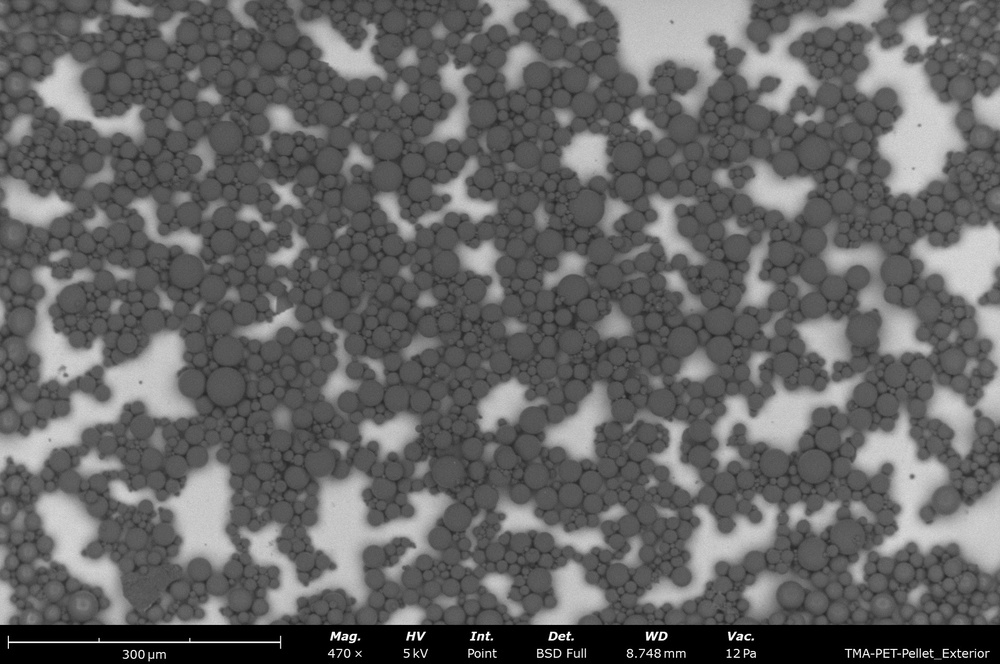
#> input picture Images/PDVB Butanol 4% wt to vol (2).jpeg, 1000 x 664 px, shrunk from 1920 x 1275 before the run, found by its file name
$ jupyter execute RDF_Analysis.ipynb
#> lines starting #> are read from the running program, lines starting #| are printed output that depends on the picture; after the words box and inside, x2 and y2 are one past the last pixel; in counts of white or black regions, pixels touching at a corner belong together
# Radial Distribution Function

[cell 1]
import numpy as np
import matplotlib.pyplot as plt
import cv2
from scipy.spatial import distance_matrix

# Load the image in grayscale
image_path = '/workspaces/Python_Physics/Images/PDVB Butanol 4% wt to vol (2).jpeg'  # Update with your image path
image = cv2.imread(image_path, cv2.IMREAD_GRAYSCALE)
#> image is the input picture: shape (664, 1000); min 0, max 255, mean 101.2

# Apply binary threshold to highlight particles
_, thresholded_img = cv2.threshold(image, 100, 255, cv2.THRESH_BINARY)
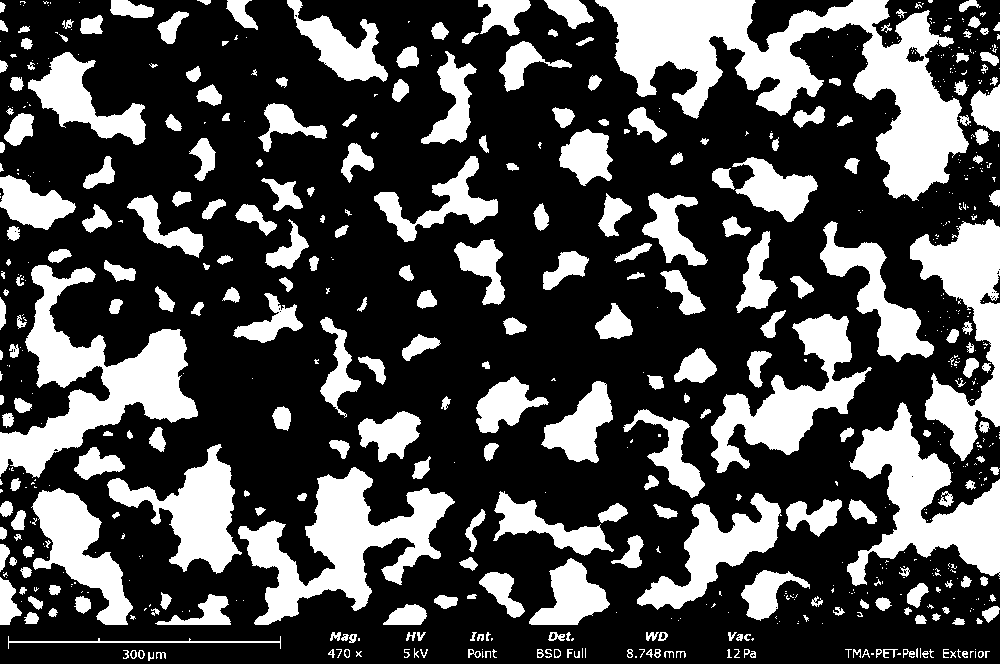
#> thresholded_img: shape (664, 1000); 30.2% white; 683 white regions (394 under 20 px)

# Find contours in the thresholded image
contours, _ = cv2.findContours(thresholded_img, cv2.RETR_EXTERNAL, cv2.CHAIN_APPROX_SIMPLE)
#> contours = 680 contours, 438 with area under 20; largest, box (x1, y1, x2, y2) and area: (595, 0, 969, 201) 26383, (0, 265, 198, 478) 13848, (238, 467, 455, 625) 12346, (847, 402, 1000, 586) 10938, (910, 219, 1000, 461) 8972

# Extract the center of each particle (contour)
particles = []
for contour in contours:
    M = cv2.moments(contour)
    if M["m00"] != 0:
        cX = int(M["m10"] / M["m00"])
        cY = int(M["m01"] / M["m00"])
        particles.append([cX, cY])
#> this loop made 680 passes
#> (contour, cX, cY) on passes 1, 2, 3, 18, 53, 59, 60: ([[635, 656], [635, 657], [636, 657], [636, 656]], 635, 656), ([[898, 653], [897, 654], [900, 654], [900, 653]], 898, 653), ([[871, 653], [871, 654], [873, 654], [873, 653]], 872, 653), ([[482, 651], [482, 657], [483, 656], [482, 655]], 482, 656), ([[917, 648], [916, 649], [916, 656], [917, 657]], 916, 652), ([[491, 638], [491, 640], [492, 639], [492, 638]], 491, 638), ([[358, 638], [358, 640], [359, 640], [359, 638]], 358, 639)
#> (cX, cY) on passes 4, 5, 6, 7, 9, 10: (161, 654), (149, 656), (985, 653), (980, 653), (970, 651), (964, 653)
#> after the loop, particles = 402 pairs, first value 0 to 998, second value 0 to 656

particles = np.array(particles)

# Function to compute RDF
def radial_distribution_function(particles, max_radius, bin_width):
    """
    Compute the Radial Distribution Function (RDF) or Pair Correlation Function.
    Parameters:
    - particles: List of particle positions.
    - max_radius: The maximum distance to compute RDF.
    - bin_width: The width of the distance bins for RDF computation.
    """
#> called with particles = array of shape (402, 2), max_radius = 200, bin_width = 5
    distances = distance_matrix(particles, particles)
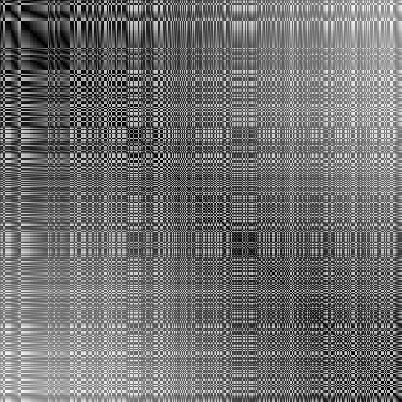
#> distances: shape (402, 402) float64; min 0, max 1177.7, mean 522.4; drawn with min black and max white
    num_particles = len(particles)
#> num_particles = 402
    rdf_hist = np.zeros(int(max_radius / bin_width))
    radii = np.arange(0, max_radius, bin_width)

    for i in range(num_particles):
        for j in range(i + 1, num_particles):
            dist = distances[i, j]
            if dist < max_radius:
                bin_index = int(dist // bin_width)
                rdf_hist[bin_index] += 2  # Count both particles (i, j) and (j, i)
#> after the loop, rdf_hist = 40 values, max 754 at index 39, min 22 at index 0, mean 512.1

    # Normalize RDF by the shell area and particle density
    area_density = num_particles / (image.shape[0] * image.shape[1])
#> area_density = 0.000605
    for k in range(len(radii)):
        shell_area = np.pi * ((radii[k] + bin_width)**2 - radii[k]**2)
        rdf_hist[k] /= (shell_area * area_density * num_particles)
#> after the loop, rdf_hist = 40 values, max 2.54 at index 3, min 0.495 at index 38, mean 0.902

    return radii, rdf_hist

# Parameters for RDF
max_radius = 200  # Maximum radius to consider for RDF
bin_width = 5     # Width of each radial bin

# Compute the RDF
radii, rdf = radial_distribution_function(particles, max_radius, bin_width)
#> radii = 40 values from 0 to 195; rdf has the same summary as rdf_hist in radial_distribution_function

# Plot the RDF
plt.plot(radii, rdf, label='RDF')
plt.xlabel('Radius (pixels)')
plt.ylabel('g(r)')
plt.title('Radial Distribution Function (RDF)')
plt.legend()
plt.show()
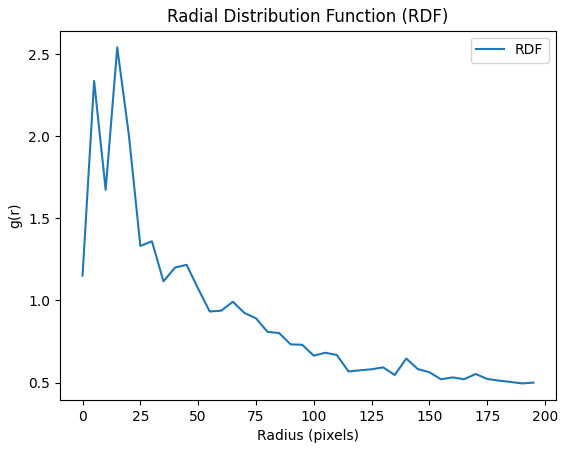
#> figure drawn by matplotlib, 1 panel; curve peaks at x = 15, y = 2.54

$ run again, with Images/PDVB Butanol 4% wt to vol (1).jpeg copied over Images/PDVB Butanol 4% wt to vol (2).jpeg
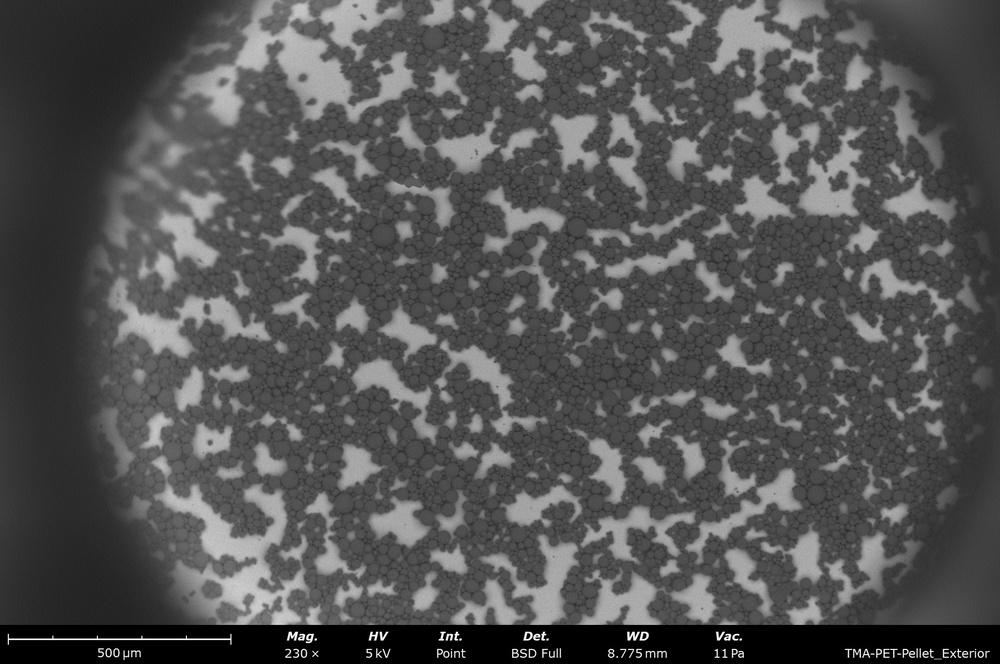
#> input picture Images/PDVB Butanol 4% wt to vol (1).jpeg, 1000 x 664 px, shrunk from 1920 x 1275 before the run, found by its file name
#> image is the input picture: shape (664, 1000); min 0, max 255, mean 83.9
#> `_, thresholded_img = cv2.threshold(image, 100, 255, cv2.THRESH_BINARY)`:
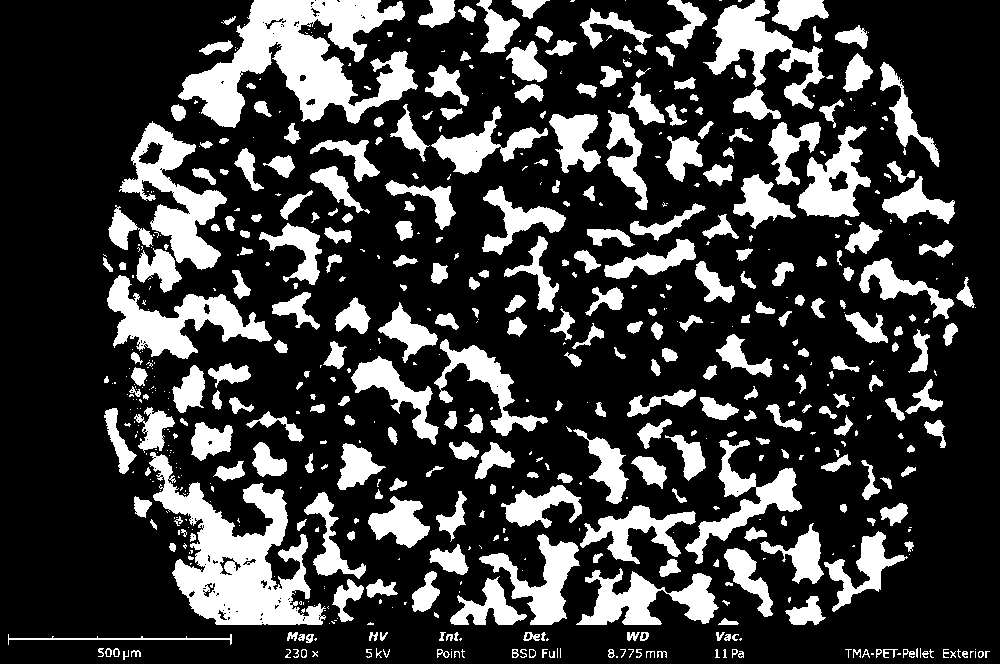
#> thresholded_img: shape (664, 1000); 24.3% white; 635 white regions (300 under 20 px)
#> contours = 635 contours, 362 with area under 20; largest, box (x1, y1, x2, y2) and area: (178, 0, 418, 128) 14190, (149, 452, 326, 625) 12427, (119, 121, 227, 270) 5757, (107, 275, 272, 359) 5188, (703, 0, 825, 109) 4182
#> the loop `for contour in contours:` made 635 passes
#> (contour, cX, cY) on passes 1, 2, 3, 50: ([[616, 656], [616, 657], [617, 657], [617, 656]], 616, 656), ([[898, 653], [897, 654], [900, 654], [900, 653]], 898, 653), ([[871, 653], [871, 654], [873, 654], [873, 653]], 872, 653), ([[917, 648], [916, 649], [916, 656], [917, 657]], 916, 652)
#> after the loop `for contour in contours:`: particles = 482 pairs, first value 100 to 985, second value 0 to 656
#> num_particles = 482
#> after the loop in radial_distribution_function, `for i in range(num_particles):`: rdf_hist = 40 values, max 1782 at index 37, min 2 at index 0, mean 1000.7
#> area_density = 0.000726
#> after the loop in radial_distribution_function, `for k in range(len(radii)):`: rdf_hist = 40 values, max 1.65 at index 3, min 0.0728 at index 0, mean 0.969
#> radii = 40 values from 0 to 195; rdf has the same summary as rdf_hist in radial_distribution_function
#> `plt.show()`:
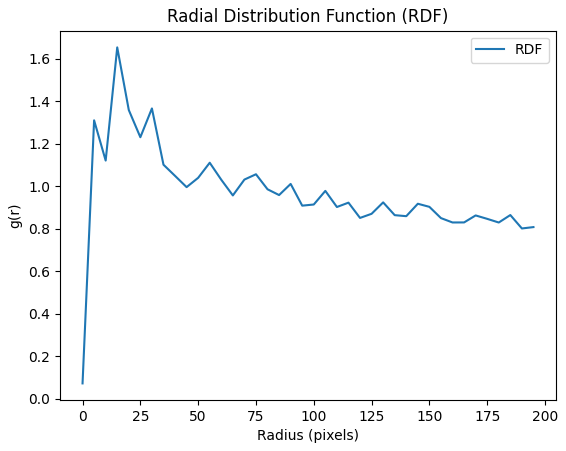
#> figure drawn by matplotlib, 1 panel; curve peaks at x = 15, y = 1.65

$ run again, with Images/PDVB Butanol 4% wt to vol (4).jpeg copied over Images/PDVB Butanol 4% wt to vol (2).jpeg
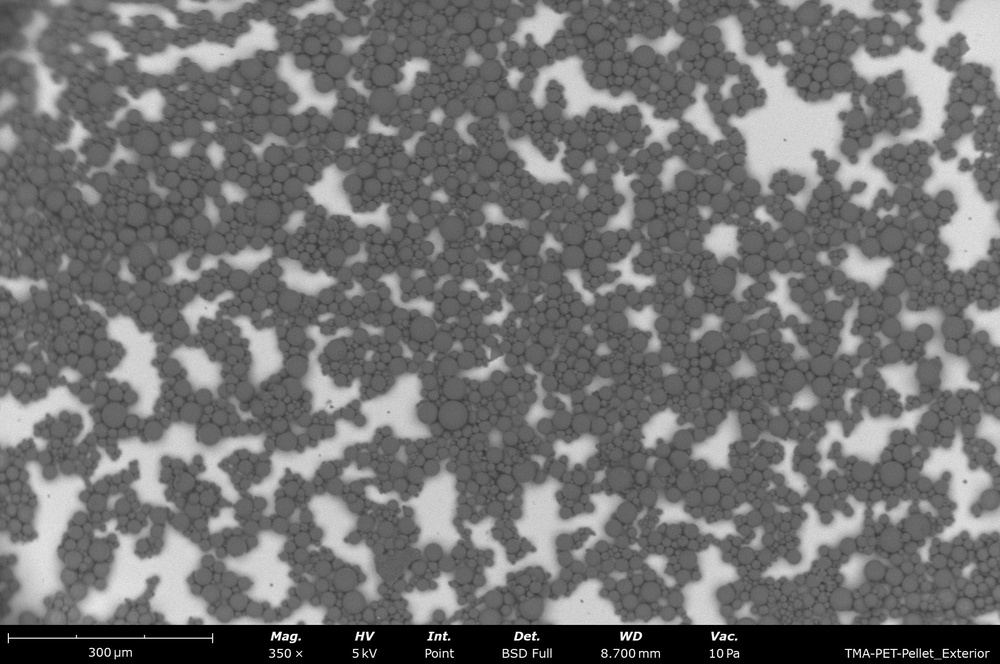
#> input picture Images/PDVB Butanol 4% wt to vol (4).jpeg, 1000 x 664 px, shrunk from 1920 x 1275 before the run, found by its file name
#> image is the input picture: shape (664, 1000); min 0, max 255, mean 115.1
#> `_, thresholded_img = cv2.threshold(image, 100, 255, cv2.THRESH_BINARY)`:
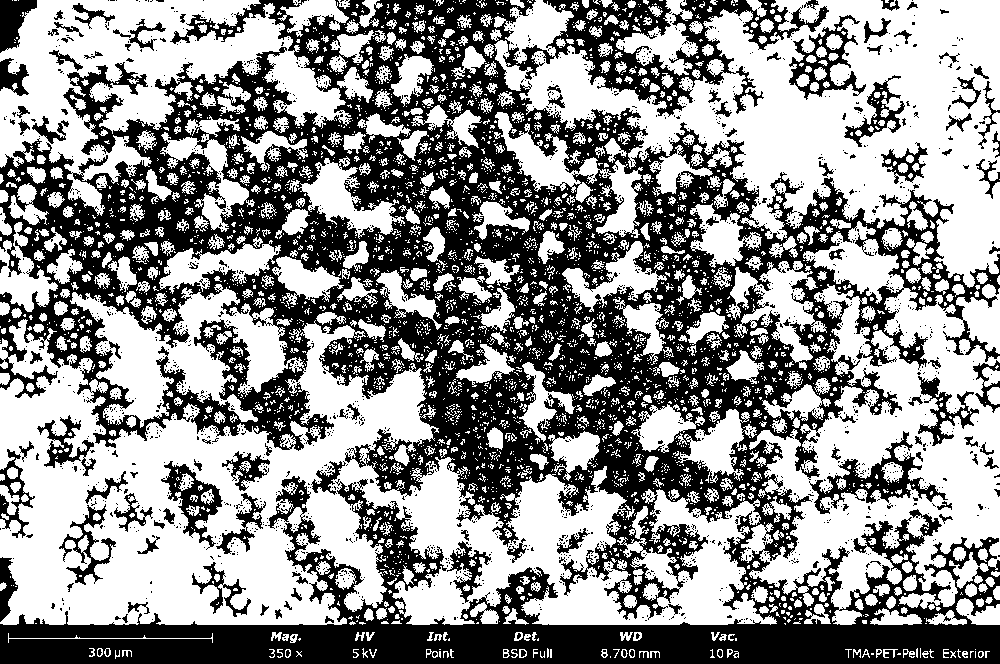
#> thresholded_img: shape (664, 1000); 56.6% white; 2353 black regions (2241 under 20 px)
#> contours = 3457 contours, 2914 with area under 20; largest, box (x1, y1, x2, y2) and area: (0, 284, 777, 625) 125998, (494, 0, 1000, 288) 70086, (740, 221, 1000, 625) 51130, (0, 0, 352, 216) 31024, (495, 112, 643, 238) 4442
#> the loop `for contour in contours:` made 3457 passes
#> (contour, cX, cY) on passes 2, 3, 16, 37, 51, 52, 57: ([[898, 653], [897, 654], [900, 654], [900, 653]], 898, 653), ([[871, 653], [871, 654], [873, 654], [873, 653]], 872, 653), ([[439, 651], [439, 656], [440, 657], [440, 651]], 439, 653), ([[550, 649], [550, 657], [551, 657], [551, 649]], 550, 653), ([[917, 648], [916, 649], [916, 656], [917, 657]], 916, 652), ([[547, 648], [547, 657], [548, 656], [548, 649]], 547, 652), ([[735, 638], [735, 640], [736, 640], [736, 638]], 735, 639)
#> after the loop `for contour in contours:`: particles = 1737 pairs, first value 0 to 998, second value 0 to 656
#> num_particles = 1737
#> after the loop in radial_distribution_function, `for i in range(num_particles):`: rdf_hist = 40 values from 250 to 30028
#> area_density = 0.00262
#> after the loop in radial_distribution_function, `for k in range(len(radii)):`: rdf_hist = 40 values, max 2.1 at index 2, min 0.701 at index 0, mean 1.34
#> radii = 40 values from 0 to 195; rdf has the same summary as rdf_hist in radial_distribution_function
#> `plt.show()`:
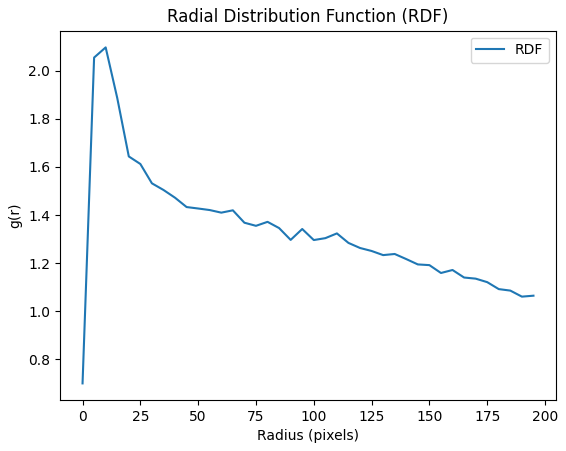
#> figure drawn by matplotlib, 1 panel; curve peaks at x = 10, y = 2.1
